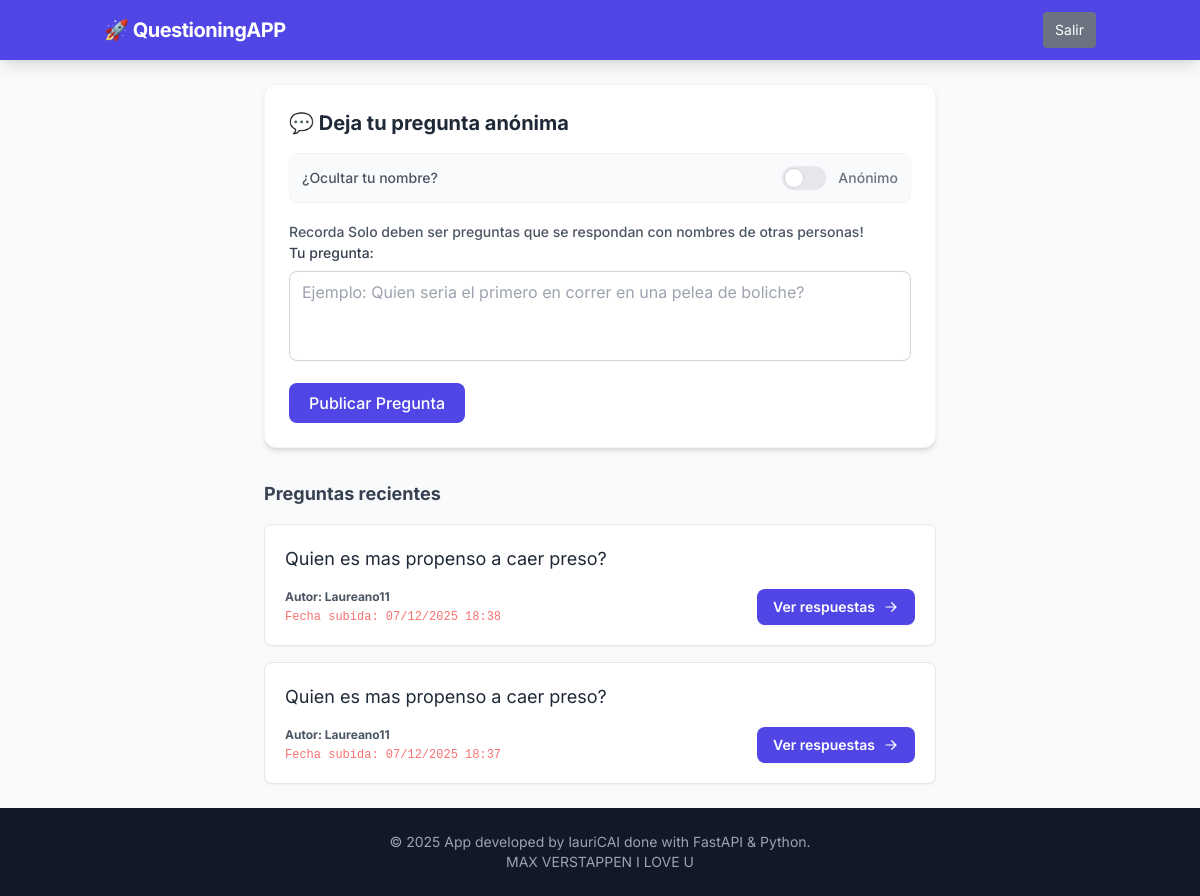
Page /question (signed in) on the committed database.
### app/models.py (models this page shows)
class Question(SQLModel, table=True):
    id: Optional[int] = Field(default=None, primary_key=True)
    content: str = Field(default=None)
    uploaded_at: datetime = Field(default=datetime.now())
    uploaded_by: str = Field(default="Anonimo 👻")

### app/routers/questions.py (the view)
@router.get("/question", response_class=HTMLResponse)
async def question(request: Request, session: Session = Depends(get_session)):
    query = select(Question).order_by(Question.uploaded_at.desc())
    questions = session.exec(query).all()
    return templates.TemplateResponse("question.html", {"request": request,
                                                        "questions": questions})

### app/templates/question.html (shortened to what this page needs)
{% extends "base.html" %}
{% block content %}
<div class="max-w-2xl mx-auto">
    <div class="bg-white p-6 rounded-xl shadow-md border border-gray-100 mb-8">
        <h2 class="text-xl font-bold text-gray-800 mb-4">💬 Deja tu pregunta anónima</h2>
        <form action="/question" method="post">
  <div class="flex items-center justify-between mb-4 bg-gray-50 p-3 rounded-lg border border-gray-100">
    <span class="text-sm text-gray-600 font-medium">¿Ocultar tu nombre?</span>
    <label class="inline-flex items-center cursor-pointer">
        <div class="relative w-11 h-6 bg-gray-200 peer-focus:outline-none peer-focus:ring-4 peer-focus:ring-indigo-300 rounded-full peer
                    peer-checked:after:translate-x-full rtl:peer-checked:after:-translate-x-full peer-checked:after:border-white
                    after:content-[''] after:absolute after:top-[2px] after:start-[2px] after:bg-white after:border-gray-300
                    after:border after:rounded-full after:h-5 after:w-5 after:transition-all
                    peer-checked:bg-indigo-600"></div>
        <span class="ms-3 text-sm font-medium text-gray-500 peer-checked:text-indigo-600">
            Anónimo
        </span>
    </label>
</div>
            <div class="mb-4">
                <span class="text-sm text-gray-600 font-medium">
                    Recorda Solo deben ser preguntas que se respondan con nombres de otras personas!
                </span>
                <label class="block text-sm font-medium text-gray-700 mb-2">Tu pregunta:</label>
                <textarea name="content" rows="3" required
                          placeholder="Ejemplo: Quien seria el primero en correr en una pelea de boliche?"
                          class="w-full px-3 py-2 border border-gray-300 rounded-lg focus:outline-none focus:ring-2 focus:ring-indigo-500 focus:border-transparent resize-none"></textarea>
            </div>
            <button type="submit"
                    class="bg-indigo-600 text-white px-5 py-2 rounded-lg hover:bg-indigo-700 transition font-medium">
                Publicar Pregunta
            </button>
        </form>
    </div>
    <h3 class="text-lg font-bold text-gray-700 mb-4">Preguntas recientes</h3>
<div class="space-y-4">
    {% for question in questions %}
    <div class="bg-white p-5 rounded-lg shadow-sm border border-gray-200 hover:shadow-md transition">
        <p class="text-gray-800 text-lg">{{ question.content }}</p>
        <div class="flex justify-between items-end mt-4">
            <div>
                <div class="text-xs text-gray-600 font-bold">
                    Autor: {{ question.uploaded_by }}
                </div>
                <div class="text-xs text-red-400 font-mono mt-1">
                    Fecha subida: {{ question.uploaded_at.strftime('%d/%m/%Y %H:%M') }}
                </div>
            </div>
            <a href="/question/{{ question.id }}"
               class="bg-indigo-600 hover:bg-indigo-700 text-white text-sm font-semibold py-2 px-4 rounded-lg transition shadow-sm flex items-center gap-2">
                Ver respuestas
                <svg xmlns="http://www.w3.org/2000/svg" viewBox="0 0 20 20" fill="currentColor" class="w-4 h-4">
                  <path fill-rule="evenodd" d="M3 10a.75.75 0 01.75-.75h10.638L10.23 5.29a.75.75 0 111.04-1.08l5.5 5.25a.75.75 0 010 1.08l-5.5 5.25a.75.75 0 11-1.04-1.08l4.158-3.96H3.75A.75.75 0 013 10z" clip-rule="evenodd" />
                </svg>
            </a>
        </div>
    </div>
    {% else %}
    <p class="text-gray-500 italic text-center py-4">Nadie ha preguntado nada aún.</p>
    {% endfor %}
</div>
</div>
{% endblock %}

### app/templates/base.html (style rules this page uses)
body { font-family: 'Inter', sans-serif; }

### rows in the picture
Question: content "Quien es mas propenso a caer preso?", uploaded_by "Laureano11", uploaded_at "07/12/2025 18:38"
Question: content "Quien es mas propenso a caer preso?", uploaded_by "Laureano11", uploaded_at "07/12/2025 18:37"
